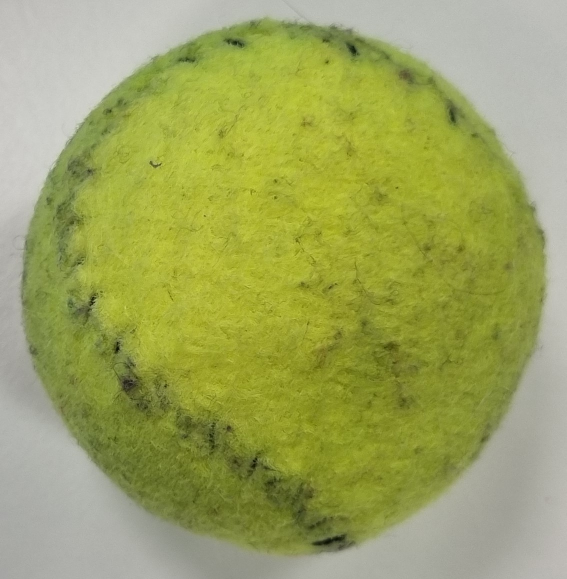
#> input picture Testing/Mid.jpg, 1133 x 1158 px, given in place of the camera (shown at 1/2 size)
$ python blob_image.py
#> lines starting #> are read from the running program, lines starting #| are printed output that depends on the picture; after the words box and inside, x2 and y2 are one past the last pixel; in counts of white or black regions, pixels touching at a corner belong together
#> further down, frame is the input picture: shape (1158, 1133, 3); mean B, G, R 94.5, 163.8, 156.9
import cv2
import numpy as np
from PIL import Image
import serial
import time

video = cv2.VideoCapture(0)
#arduino = serial.Serial('COM3', '9600', timeout = 2)

def blob_detection():
    # Set our filtering parameters
    # Initialize parameter setting using cv2.SimpleBlobDetector
    params = cv2.SimpleBlobDetector_Params()

    # Set Area filtering parameters
    params.filterByArea = True
    params.minArea = 400
    params.maxArea = 80000

    # Set Circularity filtering parameters
    params.filterByCircularity = True
    params.minCircularity = 0.9

    # Set Convexity filtering parameters
    params.filterByConvexity = True
    params.minConvexity = 0.2

    # Set inertia filtering parameters
    params.filterByInertia = True
    params.minInertiaRatio = 0.01

    # Create a detector with the parameters
    detector = cv2.SimpleBlobDetector_create(params)

    return detector

def colour_detection(frame):
    blur = cv2.GaussianBlur(frame, (11,11), 0)

    y_min = (23,50,20)
    y_max = (50,255,255)
    hsv = cv2.cvtColor(blur,cv2.COLOR_BGR2HSV)
#> hsv: shape (1158, 1133, 3); mean H, S, V 33.7, 113, 163.9

    y_mask = cv2.inRange(hsv, y_min,y_max)
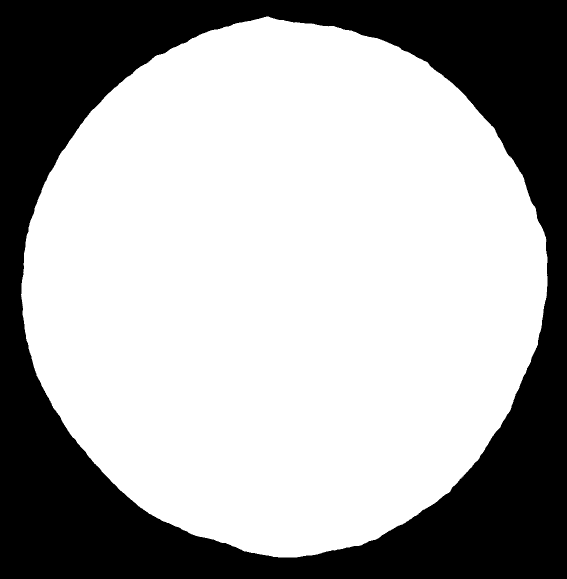
#> y_mask: shape (1158, 1133) (shown at 1/2 size); 66.2% white; 1 black region, box (x1, y1, x2, y2) and area: (0, 0, 1133, 1158) 443667

    g_min = (29, 86, 6)
    g_max = (64, 255, 255)
    g_hsv = cv2.cvtColor(blur,cv2.COLOR_BGR2HSV)

    g_mask = cv2.inRange(g_hsv, g_min, g_max)
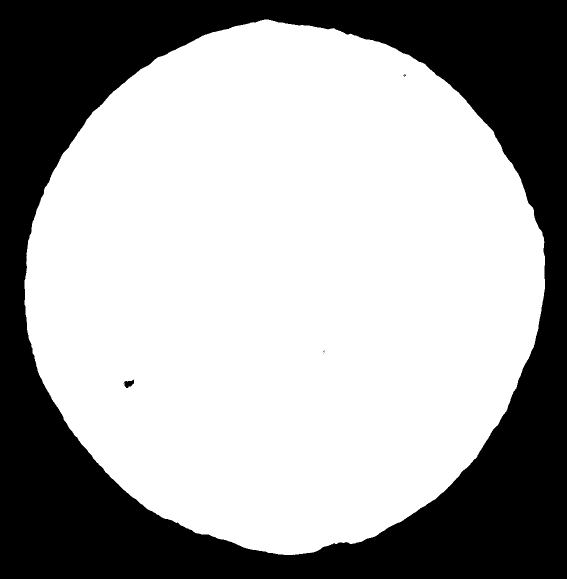
#> g_mask: shape (1158, 1133) (shown at 1/2 size); 64.8% white; 6 black regions (4 under 20 px), largest, box (x1, y1, x2, y2) and area: (0, 0, 1133, 1158) 462107, (247, 759, 268, 776) 207

    final = y_mask + g_mask

    return final

while True:
    ret, frame = video.read()

    final = colour_detection(frame)

    detector = blob_detection()
    reverse = 255 - final
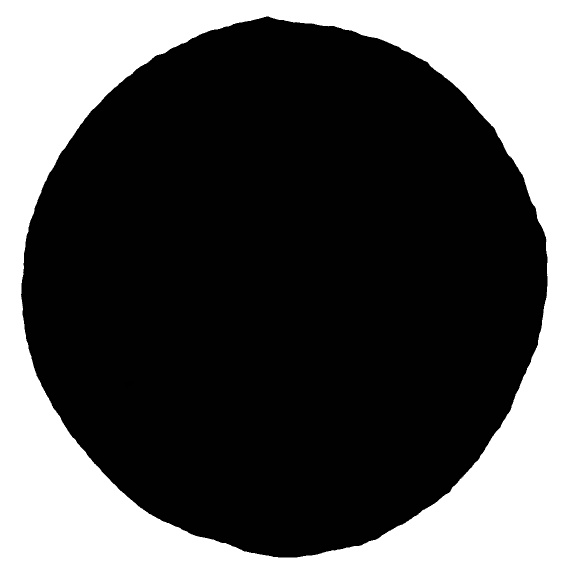
#> reverse: shape (1158, 1133) (shown at 1/2 size); min 0, max 255, mean 86.9
    # Detect blobs
    keypoints = detector.detect(reverse)
#> keypoints = ()

    # Draw blobs on our image as red circles
    blobs = cv2.drawKeypoints(frame, keypoints, np.array([]), (0, 0, 255), cv2.DRAW_MATCHES_FLAGS_DRAW_RICH_KEYPOINTS)

    number_of_blobs = len(keypoints)
#> number_of_blobs = 0
    text = "Number of Circular Blobs: " + str(len(keypoints))
#> text = 'Number of Circular Blobs: 0'
    cv2.putText(blobs, text, (20, 550), cv2.FONT_HERSHEY_SIMPLEX, 1, (0, 100, 255), 2)
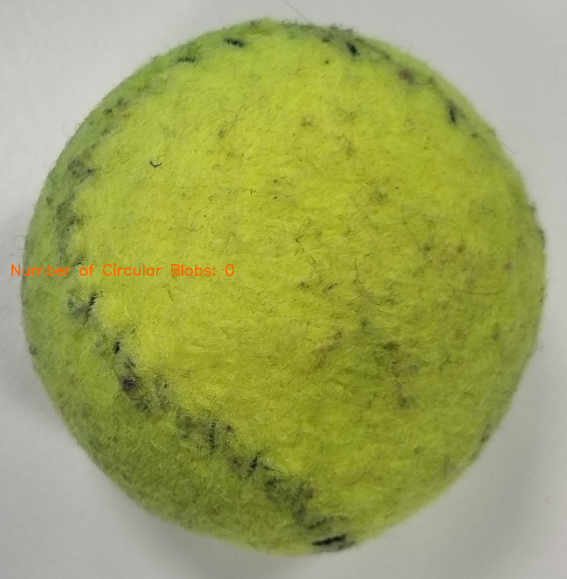
#> blobs: shape (1158, 1133, 3) (shown at 1/2 size); 0.21% of pixels changed, all inside (x1, y1, x2, y2) = (23, 527, 468, 552)

    # Show blobs
    cv2.imshow("Filtering Circular Blobs Only", blobs)
    if cv2.waitKey(1) & 0xFF == ord('q'): break
#> (key q is pressed here)

video.release()
cv2.destroyAllWindows()
